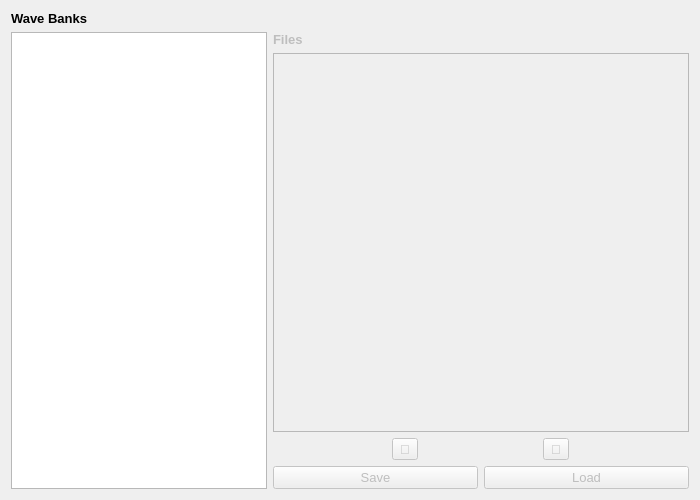
<?xml version="1.0" encoding="UTF-8"?>
<ui version="4.0">
 <class>audio_wave_banks_document</class>
 <widget class="QWidget" name="audio_wave_banks_document">
  <property name="geometry">
   <rect>
    <x>0</x>
    <y>0</y>
    <width>700</width>
    <height>500</height>
   </rect>
  </property>
  <property name="font">
   <font>
    <family>Arial</family>
    <pointsize>10</pointsize>
   </font>
  </property>
  <property name="windowTitle">
   <string>Audio - Wave Banks</string>
  </property>
  <property name="locale">
   <locale language="English" country="UnitedStates"/>
  </property>
  <layout class="QGridLayout" name="gridLayout">
   <item row="1" column="0">
    <widget class="QListWidget" name="wave_banks_list">
     <property name="sizePolicy">
      <sizepolicy hsizetype="Fixed" vsizetype="Expanding">
       <horstretch>0</horstretch>
       <verstretch>0</verstretch>
      </sizepolicy>
     </property>
     <property name="contextMenuPolicy">
      <enum>Qt::ActionsContextMenu</enum>
     </property>
     <property name="sortingEnabled">
      <bool>true</bool>
     </property>
    </widget>
   </item>
   <item row="0" column="0">
    <widget class="QLabel" name="wave_banks_label">
     <property name="font">
      <font>
       <weight>75</weight>
       <bold>true</bold>
      </font>
     </property>
     <property name="text">
      <string>Wave Banks</string>
     </property>
    </widget>
   </item>
   <item row="1" column="1">
    <layout class="QVBoxLayout" name="wave_banks_files">
     <item>
      <widget class="QLabel" name="files_label">
       <property name="enabled">
        <bool>false</bool>
       </property>
       <property name="font">
        <font>
         <weight>75</weight>
         <bold>true</bold>
        </font>
       </property>
       <property name="text">
        <string>Files</string>
       </property>
      </widget>
     </item>
     <item>
      <widget class="QListWidget" name="files_list">
       <property name="enabled">
        <bool>false</bool>
       </property>
       <property name="contextMenuPolicy">
        <enum>Qt::ActionsContextMenu</enum>
       </property>
      </widget>
     </item>
     <item>
      <layout class="QHBoxLayout" name="files_controls">
       <item>
        <widget class="QToolButton" name="play_button">
         <property name="enabled">
          <bool>false</bool>
         </property>
         <property name="text">
          <string></string>
         </property>
        </widget>
       </item>
       <item>
        <widget class="QToolButton" name="stop_button">
         <property name="enabled">
          <bool>false</bool>
         </property>
         <property name="text">
          <string></string>
         </property>
        </widget>
       </item>
      </layout>
     </item>
     <item>
      <layout class="QHBoxLayout" name="files_saving">
       <item>
        <widget class="QPushButton" name="save_button">
         <property name="enabled">
          <bool>false</bool>
         </property>
         <property name="text">
          <string>Save</string>
         </property>
        </widget>
       </item>
       <item>
        <widget class="QPushButton" name="load_button">
         <property name="enabled">
          <bool>false</bool>
         </property>
         <property name="text">
          <string>Load</string>
         </property>
        </widget>
       </item>
      </layout>
     </item>
    </layout>
   </item>
  </layout>
 </widget>
 <resources/>
 <connections/>
</ui>
